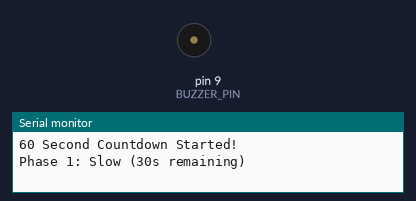
A sketch run on a simulated Arduino Uno, built with avr-gcc and run on an emulated ATmega328P. On the bench: buzzer (waves = sounding, pin HIGH), the last lines printed to the serial monitor.

Above: at 0.2 s.
At 39.05 s:
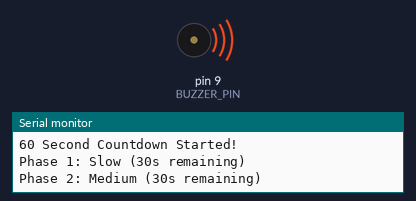
Timing chart, 0 to 40.0 s (numbered marks = the images above):
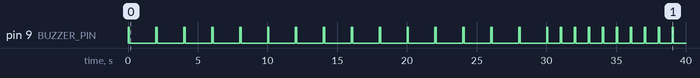

The sketch:

count_down_to_one_min.ino
```cpp
/*
 * 60-Second Accelerating Countdown
 *
 * This code is for an ACTIVE buzzer (one that beeps with just VCC and GND)
 * It plays an accelerating "beep" rhythm for a 1-minute countdown.
 *
 * Connect Buzzer (+) to Pin 9
 * Connect Buzzer (-) to GND
 */

#define BUZZER_PIN 9

void setup() {
  // Set the buzzer pin as an output
  pinMode(BUZZER_PIN, OUTPUT);
  Serial.begin(9600); // Optional: for seeing text
}

void loop() {

  Serial.println("60 Second Countdown Started!");

  // --- Phase 1: Slow ---
  // (30 seconds: 1 beep every 2 seconds = 15 beeps)
  Serial.println("Phase 1: Slow (30s remaining)");
  for (int i = 0; i < 15; i++) {
    beep(100, 1900); // 100ms ON, 1900ms OFF (2000ms total)
  }

  // --- Phase 2: Medium ---
  // (20 seconds: 1 beep per second = 20 beeps)
  Serial.println("Phase 2: Medium (30s remaining)");
  for (int i = 0; i < 20; i++) {
    beep(100, 900); // 100ms ON, 900ms OFF (1000ms total)
  }

  // --- Phase 3: Fast ---
  // (10 seconds: 2 beeps per second = 20 beeps)
  Serial.println("Phase 3: Fast! (10s remaining)");
  for (int i = 0; i < 20; i++) {
    beep(100, 400); // 100ms ON, 400ms OFF (500ms total)
  }

  // --- Phase 4: Time's Up! ---
  Serial.println("TIME'S UP!");
  digitalWrite(BUZZER_PIN, HIGH);
  delay(3000); // Long 3-second solid beep
  digitalWrite(BUZZER_PIN, LOW);

  // Wait for 5 seconds before starting the countdown again
  delay(5000);
}

// This is a helper function to play one beep
// 'duration' = how long the beep is ON
// 'p' = how long the beep is OFF after
void beep(int duration, int p) {
  digitalWrite(BUZZER_PIN, HIGH); // Turn buzzer ON
  delay(duration);                // Hold for the note duration
  digitalWrite(BUZZER_PIN, LOW);  // Turn buzzer OFF
  delay(p);                       // Hold for the pause
}
```

Measured:
- by itself, pin 9 (BUZZER_PIN): goes 15 × (HIGH 0.10 s, LOW 1.9 s), 9 × (HIGH 0.10 s, LOW 0.90 s), HIGH 0.10 s, then LOW
